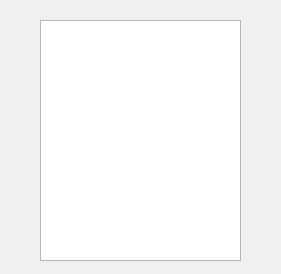
<?xml version="1.0" encoding="UTF-8"?>
<ui version="4.0">
 <class>Dialog</class>
 <widget class="QDialog" name="Dialog">
  <property name="geometry">
   <rect>
    <x>0</x>
    <y>0</y>
    <width>281</width>
    <height>274</height>
   </rect>
  </property>
  <property name="windowTitle">
   <string>Dialog</string>
  </property>
  <widget class="QListWidget" name="lw_lista_alumnos">
   <property name="geometry">
    <rect>
     <x>40</x>
     <y>20</y>
     <width>201</width>
     <height>241</height>
    </rect>
   </property>
  </widget>
 </widget>
 <resources/>
 <connections/>
</ui>
